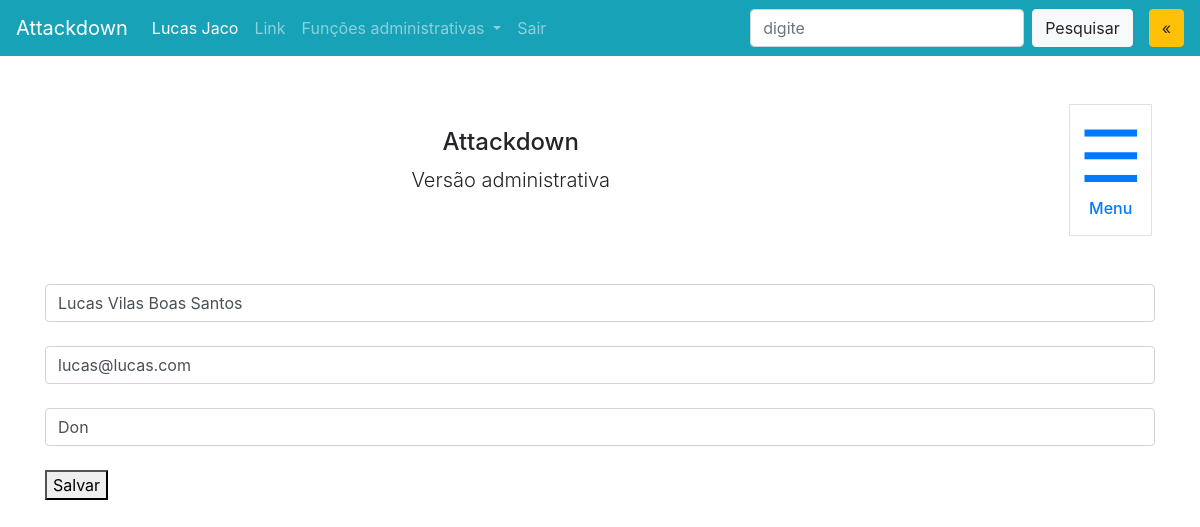
/accounts/editar/11111111111 (signed in), run on the app's committed database.
### account/models.py (models this page shows, shortened)
class Account(AbstractBaseUser, PermissionsMixin):
    email = models.EmailField(_('email address'), unique=True, max_length=60)
    cpf = models.TextField(unique=True, primary_key=True)
    nome = models.TextField(max_length=45)
    cargo = models.TextField(max_length=20)
    is_admin = models.BooleanField(default=False)
    is_staff = models.BooleanField(default=False)
    is_superuser = models.BooleanField(default=False)
    is_active = models.BooleanField(default=True)
    date_joined = models.DateTimeField(default=timezone.now)
    USERNAME_FIELD = 'email'
    REQUIRED_FIELDS = ['cpf']
    objects = AccountManager()

### account/views.py (the view, shortened to what this page needs)
# urls.py: path('editar/<str:cpf_funcionario>', views.editar_funcionarios, name="editar-funcionario"),
def editar_funcionarios(request, cpf_funcionario):
    usuario = request.user
    funcionario = get_object_or_404(Account, cpf=cpf_funcionario)
    context = {}
    if not usuario.is_authenticated:
        return redirect("/")
    else:
        editar_funcionario_form = EditarFuncionarioForm(instance=funcionario)
        context['editar_funcionario'] = editar_funcionario_form
    return render(request, 'editar_funcionario.html', context)

### account/forms.py
class EditarFuncionarioForm(forms.ModelForm):
    email = forms.EmailField(max_length=60, required=True, label='Email',
        widget=forms.EmailInput(attrs={'class':'form-control input-registro',
                                      'placeholder':'email@email.com'
        }))
    nome = forms.CharField(max_length=35, required=True, label='Nome',
        widget=forms.TextInput(attrs={'class':'form-control input-registro',
                                      'placeholder':'Nome e sobrenome'
        }))
    cargo = forms.CharField(max_length=35, required=True, label='Nome',
        widget=forms.TextInput(attrs={'class':'form-control input-registro'
        }))
    class Meta:
        model = Account
        fields = ("email", "nome", "cargo")

### templates/editar_funcionario.html (shortened to what this page needs)
{% extends "base.html" %}
{% block conteudo %}
    <form method="POST">{% csrf_token %}
        {{ editar_funcionario.nome }}<br>
        {{ editar_funcionario.email }}<br>
        {{ editar_funcionario.cargo }}<br>
        <button>Salvar</button>
    </form>
{% endblock conteudo %}

### templates/base.html (shortened to what this page needs)
<html>
<head>
<link rel="stylesheet" href="https://stackpath.bootstrapcdn.com/bootstrap/4.2.1/css/bootstrap.min.css">
</head>
<body>
<nav class="navbar navbar-expand-xl navbar-dark bg-info">
	<a class="navbar-brand" href="http://127.0.0.1:8000/index/">Attackdown</a>
    <a class="pull-bs-canvas-right ml-3 order-xl-last btn btn-warning" href="#">&laquo;</a>
    <div class="collapse navbar-collapse" id="navbarSupportedContent">
		<ul class="navbar-nav mr-auto">
			<li class="nav-item active">
				<a class="nav-link" href="#">{{user.nome}}<span class="sr-only">(current)</span></a>
			</li>
			<li class="nav-item">
				<a class="nav-link" href="#">Link</a>
			</li>
			<li class="nav-item dropdown">
				<a class="nav-link dropdown-toggle" href="#" id="navbarDropdown" role="button" data-toggle="dropdown" aria-haspopup="true" aria-expanded="false">
				Funções administrativas
				</a>
			</li>
			<li class="nav-item">
				<a class="nav-link" href="/accounts/logout" tabindex="-1">Sair</a>
			</li>
		</ul>
		<form class="form-inline my-2 my-lg-0">
			<input class="form-control mr-sm-2" type="search" placeholder="digite" aria-label="Search">
			<button class="btn btn-light my-2 my-sm-0" type="submit">Pesquisar</button>
		</form>
	</div>
</nav>
<div class="d-flex justify-content-around my-5">
    <div class="flex-grow-1 text-center align-self-center">
    	<h4 class="h4">Attackdown</h4>
        <p class="lead">Versão administrativa</p>
    </div>
    <div class="text-center border p-2 mx-5">
    	<a class="pull-bs-canvas-right d-block text-primary text-decoration-none" href="#">
        	<span class="display-3">&#9776;</span>
            <h6>Menu</h6>
        </a>
    </div>
</div>
<div class="container">
	{% block conteudo %}
	{% endblock conteudo %}
</div>
</body>
</html>

### templates/base.html (style rules this page uses)
body { min-height: 100vh; }

### data on the page
Account: nome "Lucas Jaco"
Account: nome "Lucas Vilas Boas Santos", email "lucas@lucas.com", cargo "Don"
